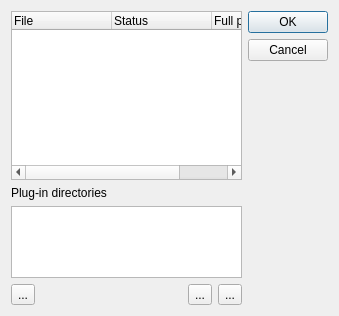
<?xml version="1.0" encoding="UTF-8"?>
<ui version="4.0">
 <class>PluginsDlg</class>
 <widget class="QDialog" name="PluginsDlg">
  <property name="geometry">
   <rect>
    <x>0</x>
    <y>0</y>
    <width>339</width>
    <height>316</height>
   </rect>
  </property>
  <property name="windowTitle">
   <string>Dialog</string>
  </property>
  <layout class="QHBoxLayout" name="horizontalLayout_2">
   <item>
    <layout class="QVBoxLayout" name="verticalLayout" stretch="7,0,3,0">
     <item>
      <widget class="QTreeWidget" name="tv_plugins">
       <property name="alternatingRowColors">
        <bool>true</bool>
       </property>
       <column>
        <property name="text">
         <string>File</string>
        </property>
       </column>
       <column>
        <property name="text">
         <string>Status</string>
        </property>
       </column>
       <column>
        <property name="text">
         <string>Full path</string>
        </property>
       </column>
      </widget>
     </item>
     <item>
      <widget class="QLabel" name="label">
       <property name="text">
        <string>Plug-in directories</string>
       </property>
      </widget>
     </item>
     <item>
      <widget class="QListWidget" name="lv_dirs">
       <property name="alternatingRowColors">
        <bool>true</bool>
       </property>
       <property name="selectionMode">
        <enum>QAbstractItemView::MultiSelection</enum>
       </property>
       <property name="uniformItemSizes">
        <bool>true</bool>
       </property>
       <property name="sortingEnabled">
        <bool>true</bool>
       </property>
      </widget>
     </item>
     <item>
      <layout class="QHBoxLayout" name="horizontalLayout">
       <item>
        <widget class="QToolButton" name="b_refresh">
         <property name="text">
          <string>...</string>
         </property>
         <property name="icon">
          <iconset resource="../aprildream.qrc">
           <normaloff>:/refresh.png</normaloff>:/refresh.png</iconset>
         </property>
        </widget>
       </item>
       <item>
        <spacer name="horizontalSpacer">
         <property name="orientation">
          <enum>Qt::Horizontal</enum>
         </property>
         <property name="sizeHint" stdset="0">
          <size>
           <width>40</width>
           <height>20</height>
          </size>
         </property>
        </spacer>
       </item>
       <item>
        <widget class="QToolButton" name="b_add">
         <property name="text">
          <string>...</string>
         </property>
         <property name="icon">
          <iconset resource="../aprildream.qrc">
           <normaloff>:/folder_add.png</normaloff>:/folder_add.png</iconset>
         </property>
        </widget>
       </item>
       <item>
        <widget class="QToolButton" name="b_del">
         <property name="text">
          <string>...</string>
         </property>
         <property name="icon">
          <iconset resource="../aprildream.qrc">
           <normaloff>:/folder_delete.png</normaloff>:/folder_delete.png</iconset>
         </property>
        </widget>
       </item>
      </layout>
     </item>
    </layout>
   </item>
   <item>
    <widget class="QDialogButtonBox" name="buttonBox">
     <property name="orientation">
      <enum>Qt::Vertical</enum>
     </property>
     <property name="standardButtons">
      <set>QDialogButtonBox::Cancel|QDialogButtonBox::Ok</set>
     </property>
    </widget>
   </item>
  </layout>
 </widget>
 <resources>
  <include location="../aprildream.qrc"/>
 </resources>
 <connections>
  <connection>
   <sender>buttonBox</sender>
   <signal>rejected()</signal>
   <receiver>PluginsDlg</receiver>
   <slot>reject()</slot>
   <hints>
    <hint type="sourcelabel">
     <x>316</x>
     <y>260</y>
    </hint>
    <hint type="destinationlabel">
     <x>286</x>
     <y>274</y>
    </hint>
   </hints>
  </connection>
 </connections>
</ui>
